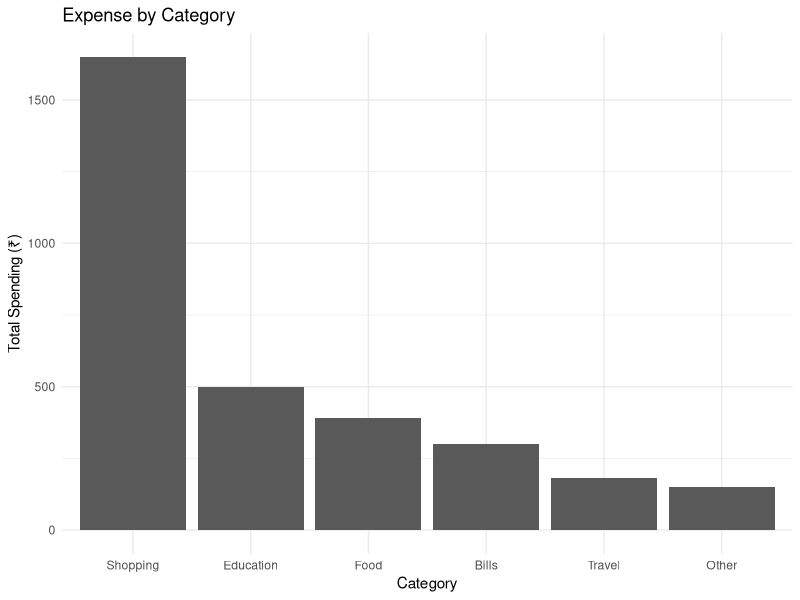
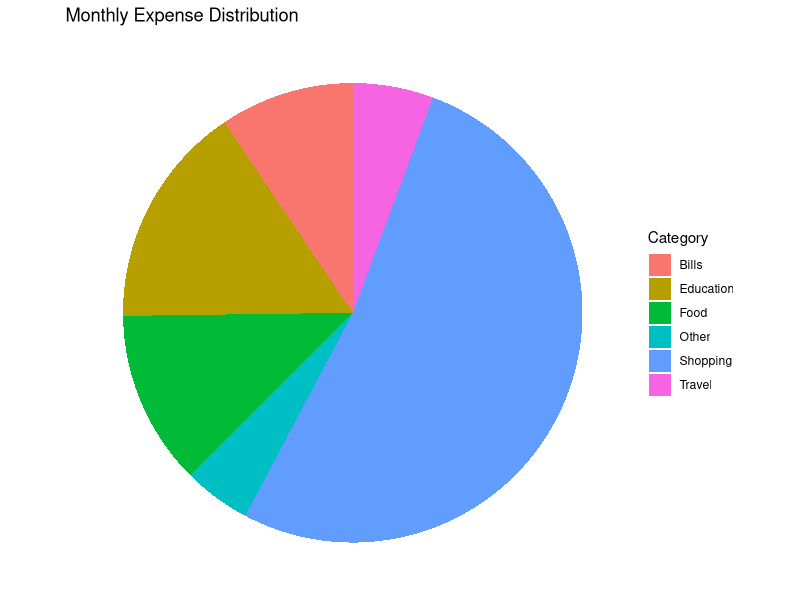
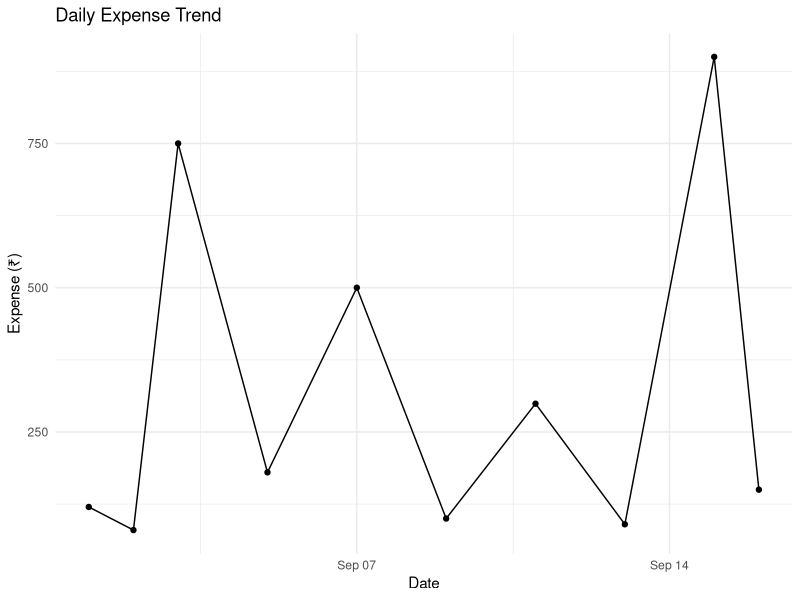

These figures' R source, in order:
## ---- chunk 1
library(ggplot2)
library(dplyr)

expenses <- data.frame(
  Date = as.Date(c(
    "2026-09-01", "2026-09-02", "2026-09-03", "2026-09-05",
    "2026-09-07", "2026-09-09", "2026-09-11", "2026-09-13",
    "2026-09-15", "2026-09-16"
  )),
  Category = c(
    "Food", "Travel", "Shopping", "Food", "Education",
    "Travel", "Bills", "Food", "Shopping", "Other"
  ),
  Description = c(
    "Lunch", "Bus", "Clothes", "Dinner", "Books",
    "Auto", "Mobile Recharge", "Snacks", "Shoes", "Miscellaneous"
  ),
  Amount = c(120, 80, 750, 180, 500, 100, 299, 90, 900, 150)
)

expenses
## ---- chunk 2
total_spending <- sum(expenses$Amount)
total_spending
## ---- chunk 3
average_expense <- mean(expenses$Amount)
average_expense
## ---- chunk 4
highest_expense <- max(expenses$Amount)
highest_record <- expenses[expenses$Amount == highest_expense, ]

highest_record
## ---- chunk 5
category_summary <- expenses %>%
  group_by(Category) %>%
  summarise(
    Total = sum(Amount),
    Number_of_Expenses = n()
  ) %>%
  arrange(desc(Total))

category_summary
## ---- chunk 6
highest_category <- category_summary$Category[1]
highest_category_amount <- category_summary$Total[1]

highest_category
highest_category_amount
## ---- chunk 7
ggplot(category_summary, aes(x = reorder(Category, -Total), y = Total)) +
  geom_bar(stat = "identity") +
  labs(
    title = "Expense by Category",
    x = "Category",
    y = "Total Spending (₹)"
  ) +
  theme_minimal()
## ---- chunk 8
ggplot(category_summary, aes(x = "", y = Total, fill = Category)) +
  geom_col(width = 1) +
  coord_polar("y") +
  labs(
    title = "Monthly Expense Distribution"
  ) +
  theme_void()
## ---- chunk 9
ggplot(expenses, aes(x = Date, y = Amount)) +
  geom_line() +
  geom_point() +
  labs(
    title = "Daily Expense Trend",
    x = "Date",
    y = "Expense (₹)"
  ) +
  theme_minimal()
## ---- chunk 10
check_budget <- function(budget, spending) {
  remaining <- budget - spending

  if (remaining > 0) {
    cat("Budget:", budget, "\n")
    cat("Total Spending:", spending, "\n")
    cat("Remaining Budget:", remaining, "\n")
    cat("Status: Within Budget\n")
  } else if (remaining == 0) {
    cat("Budget:", budget, "\n")
    cat("Total Spending:", spending, "\n")
    cat("Status: Budget Fully Used\n")
  } else {
    cat("Budget:", budget, "\n")
    cat("Total Spending:", spending, "\n")
    cat("Amount Over Budget:", abs(remaining), "\n")
    cat("Status: Budget Exceeded\n")
  }
}

check_budget(4000, total_spending)
